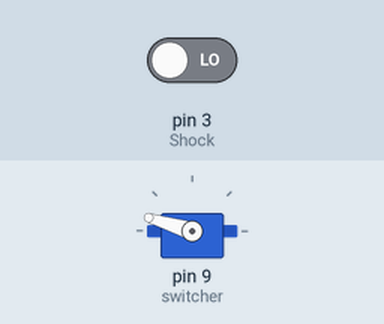
Simulated run of this sketch. Board: Arduino Uno, built with avr-gcc and run on an emulated ATmega328P. On the bench: servo. The test bench sets the inputs (shaded band); at power-on: pin 3 (Shock) LOW.

Above: at 0.15 s.
At 3.6 s:
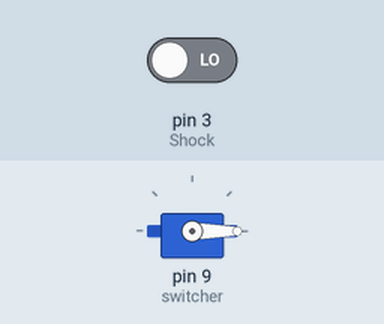
At 13.02 s:
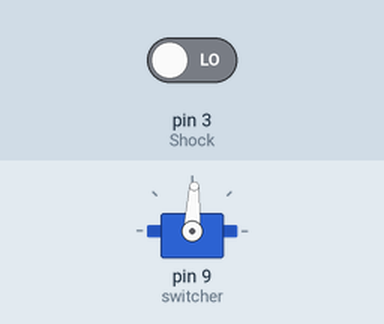
At 22.7 s:
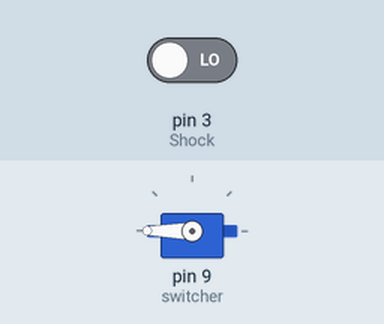
Timing chart, 0 to 24.2 s (numbered marks = the images above):
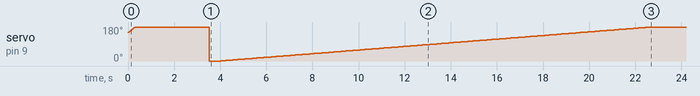

The sketch:

button.ino
```cpp
#include<Servo.h> //서보 라이브러리
#define Shock 3   //충격감지센서 - 3번 핀

Servo switcher;   //서보 객체

int pos = 30;      //서보 각도 변수
int val;          //충격감지센서 변수

void setup() {
  switcher.attach(9);   //9번 핀에 서보제어핀 연결
  pinMode(Shock, INPUT); //충격감지센서를 입력값으로 받음
}

void loop() {
  val =digitalRead(Shock);  //충격감지센서의 입력값을 변수값으로 지정

  if(val==HIGH){
    for(pos=30;pos<150;pos++){
      switcher.write(pos);
      delay(10);
    }
  }
  else{
    for(pos=150;pos>30;pos++){
      switcher.write(pos);
      delay(10);
    }
  }
}
```
